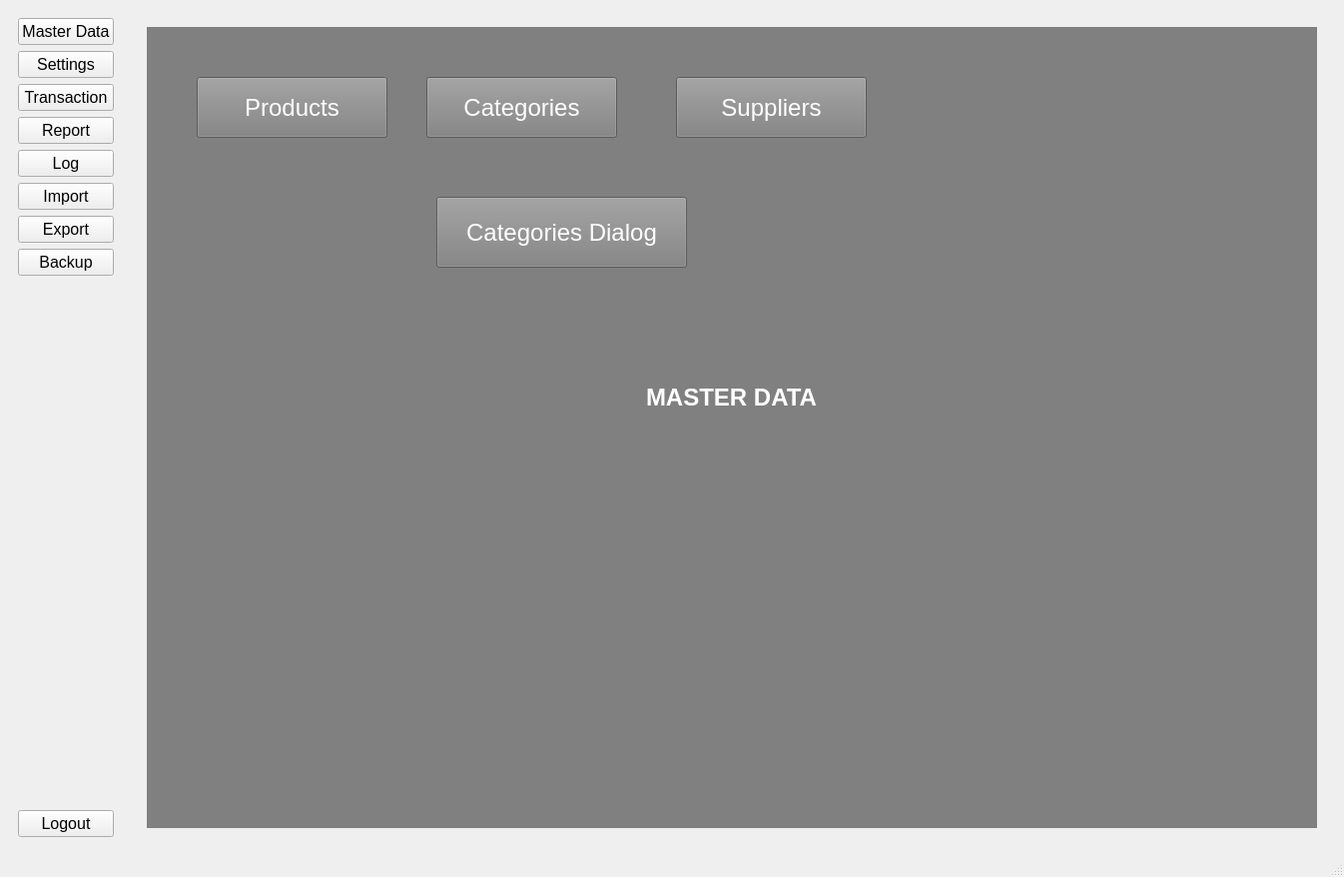
<?xml version="1.0" encoding="UTF-8"?>
<ui version="4.0">
 <class>MainWindow</class>
 <widget class="QMainWindow" name="MainWindow">
  <property name="geometry">
   <rect>
    <x>0</x>
    <y>0</y>
    <width>1346</width>
    <height>878</height>
   </rect>
  </property>
  <property name="windowTitle">
   <string>POS</string>
  </property>
  <widget class="QWidget" name="centralwidget">
   <layout class="QHBoxLayout" name="horizontalLayout">
    <item>
     <widget class="QWidget" name="widget" native="true">
      <property name="minimumSize">
       <size>
        <width>0</width>
        <height>0</height>
       </size>
      </property>
      <layout class="QVBoxLayout" name="verticalLayout_2">
       <item>
        <widget class="QPushButton" name="master_data_button">
         <property name="font">
          <font>
           <pointsize>12</pointsize>
          </font>
         </property>
         <property name="text">
          <string>Master Data</string>
         </property>
        </widget>
       </item>
       <item>
        <widget class="QPushButton" name="settings_button">
         <property name="font">
          <font>
           <pointsize>12</pointsize>
          </font>
         </property>
         <property name="text">
          <string>Settings</string>
         </property>
        </widget>
       </item>
       <item>
        <widget class="QPushButton" name="transaction_button">
         <property name="font">
          <font>
           <pointsize>12</pointsize>
          </font>
         </property>
         <property name="text">
          <string>Transaction</string>
         </property>
        </widget>
       </item>
       <item>
        <widget class="QPushButton" name="report_button">
         <property name="font">
          <font>
           <pointsize>12</pointsize>
          </font>
         </property>
         <property name="text">
          <string>Report</string>
         </property>
        </widget>
       </item>
       <item>
        <widget class="QPushButton" name="log_button">
         <property name="font">
          <font>
           <pointsize>12</pointsize>
          </font>
         </property>
         <property name="text">
          <string>Log</string>
         </property>
        </widget>
       </item>
       <item>
        <widget class="QPushButton" name="import_button">
         <property name="font">
          <font>
           <pointsize>12</pointsize>
          </font>
         </property>
         <property name="text">
          <string>Import</string>
         </property>
        </widget>
       </item>
       <item>
        <widget class="QPushButton" name="export_button">
         <property name="font">
          <font>
           <pointsize>12</pointsize>
          </font>
         </property>
         <property name="text">
          <string>Export</string>
         </property>
        </widget>
       </item>
       <item>
        <widget class="QPushButton" name="backup_button">
         <property name="font">
          <font>
           <pointsize>12</pointsize>
          </font>
         </property>
         <property name="text">
          <string>Backup</string>
         </property>
        </widget>
       </item>
       <item>
        <spacer name="verticalSpacer">
         <property name="orientation">
          <enum>Qt::Vertical</enum>
         </property>
         <property name="sizeHint" stdset="0">
          <size>
           <width>20</width>
           <height>448</height>
          </size>
         </property>
        </spacer>
       </item>
       <item>
        <widget class="QPushButton" name="pushButton_5">
         <property name="font">
          <font>
           <pointsize>12</pointsize>
          </font>
         </property>
         <property name="text">
          <string>Logout</string>
         </property>
        </widget>
       </item>
      </layout>
     </widget>
    </item>
    <item>
     <widget class="QStackedWidget" name="stackedWidget">
      <property name="currentIndex">
       <number>0</number>
      </property>
      <widget class="QWidget" name="master_data_page">
       <layout class="QHBoxLayout" name="horizontalLayout_3">
        <item>
         <widget class="QWidget" name="widget_2" native="true">
          <layout class="QHBoxLayout" name="horizontalLayout_4">
           <item>
            <widget class="QWidget" name="widget_4" native="true">
             <property name="styleSheet">
              <string notr="true">QWidget{
	background-color:grey;
}</string>
             </property>
             <widget class="QLabel" name="label_2">
              <property name="geometry">
               <rect>
                <x>500</x>
                <y>330</y>
                <width>291</width>
                <height>81</height>
               </rect>
              </property>
              <property name="styleSheet">
               <string notr="true">QLabel{
	font-size:24px;
	font-weight:bold;
	color:white;
}</string>
              </property>
              <property name="text">
               <string>MASTER DATA</string>
              </property>
             </widget>
             <widget class="QPushButton" name="products_button">
              <property name="geometry">
               <rect>
                <x>50</x>
                <y>50</y>
                <width>191</width>
                <height>61</height>
               </rect>
              </property>
              <property name="styleSheet">
               <string notr="true">QPushButton{
	color: white;
	font-size:24px;
}</string>
              </property>
              <property name="text">
               <string>Products</string>
              </property>
             </widget>
             <widget class="QPushButton" name="categories_button">
              <property name="geometry">
               <rect>
                <x>280</x>
                <y>50</y>
                <width>191</width>
                <height>61</height>
               </rect>
              </property>
              <property name="styleSheet">
               <string notr="true">QPushButton{
	color: white;
	font-size:24px;
}</string>
              </property>
              <property name="text">
               <string>Categories</string>
              </property>
             </widget>
             <widget class="QPushButton" name="suppliers_button">
              <property name="geometry">
               <rect>
                <x>530</x>
                <y>50</y>
                <width>191</width>
                <height>61</height>
               </rect>
              </property>
              <property name="styleSheet">
               <string notr="true">QPushButton{
	color: white;
	font-size:24px;
}</string>
              </property>
              <property name="text">
               <string>Suppliers</string>
              </property>
             </widget>
             <widget class="QPushButton" name="categories_dialog_button">
              <property name="geometry">
               <rect>
                <x>290</x>
                <y>170</y>
                <width>251</width>
                <height>71</height>
               </rect>
              </property>
              <property name="styleSheet">
               <string notr="true">QPushButton{
	color: white;
	font-size:24px;
}</string>
              </property>
              <property name="text">
               <string>Categories Dialog</string>
              </property>
             </widget>
            </widget>
           </item>
          </layout>
         </widget>
        </item>
       </layout>
      </widget>
      <widget class="QWidget" name="transaction_page">
       <layout class="QHBoxLayout" name="horizontalLayout_5">
        <item>
         <widget class="QWidget" name="widget_5" native="true">
          <property name="styleSheet">
           <string notr="true">QWidget{
	background-color:grey;
}</string>
          </property>
          <widget class="QLabel" name="label_3">
           <property name="geometry">
            <rect>
             <x>260</x>
             <y>190</y>
             <width>291</width>
             <height>81</height>
            </rect>
           </property>
           <property name="styleSheet">
            <string notr="true">QLabel{
	font-size:24px;
	font-weight:bold;
	color:white;
}</string>
           </property>
           <property name="text">
            <string>Transaction</string>
           </property>
          </widget>
          <widget class="QPushButton" name="transactions_button">
           <property name="geometry">
            <rect>
             <x>60</x>
             <y>90</y>
             <width>191</width>
             <height>61</height>
            </rect>
           </property>
           <property name="styleSheet">
            <string notr="true">QPushButton{
	color: white;
	font-size:24px;
}</string>
           </property>
           <property name="text">
            <string>Transactions</string>
           </property>
          </widget>
          <widget class="QPushButton" name="transactions_list_button">
           <property name="geometry">
            <rect>
             <x>290</x>
             <y>90</y>
             <width>191</width>
             <height>61</height>
            </rect>
           </property>
           <property name="styleSheet">
            <string notr="true">QPushButton{
	color: white;
	font-size:24px;
}</string>
           </property>
           <property name="text">
            <string>Transactions List</string>
           </property>
          </widget>
          <widget class="QPushButton" name="purchasing_button">
           <property name="geometry">
            <rect>
             <x>530</x>
             <y>90</y>
             <width>191</width>
             <height>61</height>
            </rect>
           </property>
           <property name="styleSheet">
            <string notr="true">QPushButton{
	color: white;
	font-size:24px;
}</string>
           </property>
           <property name="text">
            <string>Purchasing</string>
           </property>
          </widget>
          <widget class="QPushButton" name="purchasing_list_button">
           <property name="geometry">
            <rect>
             <x>760</x>
             <y>90</y>
             <width>191</width>
             <height>61</height>
            </rect>
           </property>
           <property name="styleSheet">
            <string notr="true">QPushButton{
	color: white;
	font-size:24px;
}</string>
           </property>
           <property name="text">
            <string>Purchasing List</string>
           </property>
          </widget>
          <widget class="QPushButton" name="roles_button">
           <property name="geometry">
            <rect>
             <x>50</x>
             <y>280</y>
             <width>191</width>
             <height>61</height>
            </rect>
           </property>
           <property name="styleSheet">
            <string notr="true">QPushButton{
	color: white;
	font-size:24px;
}</string>
           </property>
           <property name="text">
            <string>Roles</string>
           </property>
          </widget>
          <widget class="QPushButton" name="role_permissions_button">
           <property name="geometry">
            <rect>
             <x>300</x>
             <y>280</y>
             <width>191</width>
             <height>61</height>
            </rect>
           </property>
           <property name="styleSheet">
            <string notr="true">QPushButton{
	color: white;
	font-size:24px;
}</string>
           </property>
           <property name="text">
            <string>Role Permissions</string>
           </property>
          </widget>
          <widget class="QPushButton" name="customers_button">
           <property name="geometry">
            <rect>
             <x>540</x>
             <y>280</y>
             <width>191</width>
             <height>61</height>
            </rect>
           </property>
           <property name="styleSheet">
            <string notr="true">QPushButton{
	color: white;
	font-size:24px;
}</string>
           </property>
           <property name="text">
            <string>Customers</string>
           </property>
          </widget>
          <widget class="QPushButton" name="logs_button">
           <property name="geometry">
            <rect>
             <x>770</x>
             <y>280</y>
             <width>191</width>
             <height>61</height>
            </rect>
           </property>
           <property name="styleSheet">
            <string notr="true">QPushButton{
	color: white;
	font-size:24px;
}</string>
           </property>
           <property name="text">
            <string>Logs</string>
           </property>
          </widget>
          <widget class="QPushButton" name="customers_dialog_button">
           <property name="geometry">
            <rect>
             <x>50</x>
             <y>380</y>
             <width>191</width>
             <height>61</height>
            </rect>
           </property>
           <property name="styleSheet">
            <string notr="true">QPushButton{
	color: white;
	font-size:24px;
}</string>
           </property>
           <property name="text">
            <string>Customers Dialog</string>
           </property>
          </widget>
         </widget>
        </item>
       </layout>
      </widget>
      <widget class="QWidget" name="settings_page">
       <layout class="QHBoxLayout" name="horizontalLayout_2">
        <item>
         <widget class="QWidget" name="widget_3" native="true">
          <property name="styleSheet">
           <string notr="true">QWidget{
	background-color:grey;
}</string>
          </property>
          <widget class="QLabel" name="label">
           <property name="geometry">
            <rect>
             <x>260</x>
             <y>190</y>
             <width>291</width>
             <height>81</height>
            </rect>
           </property>
           <property name="styleSheet">
            <string notr="true">QLabel{
	font-size:24px;
	font-weight:bold;
	color:white;
}</string>
           </property>
           <property name="text">
            <string>SETTINGS</string>
           </property>
          </widget>
         </widget>
        </item>
       </layout>
      </widget>
     </widget>
    </item>
   </layout>
  </widget>
  <widget class="QMenuBar" name="menubar">
   <property name="geometry">
    <rect>
     <x>0</x>
     <y>0</y>
     <width>1346</width>
     <height>22</height>
    </rect>
   </property>
  </widget>
  <widget class="QStatusBar" name="statusbar"/>
 </widget>
 <resources/>
 <connections/>
</ui>
